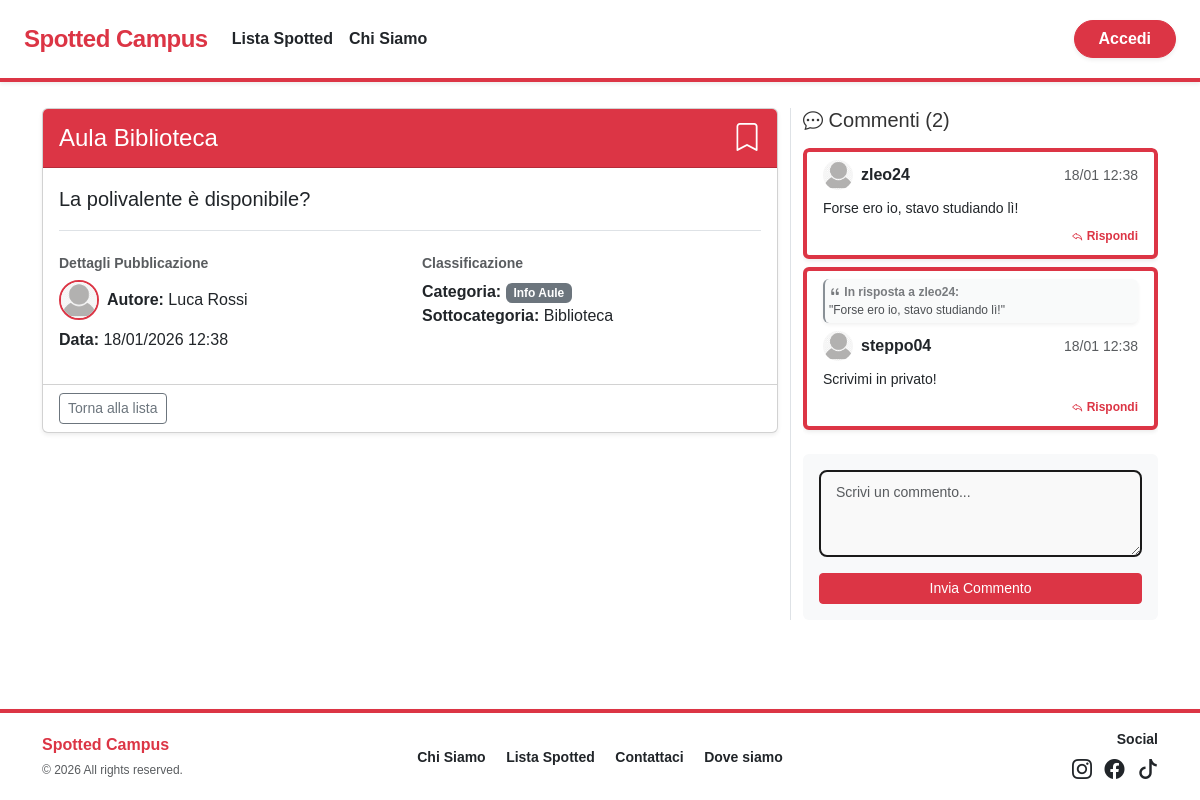
The page /dettaglio-spot.php?id=1 on the database its author committed.
### tables this page shows
CREATE TABLE SPOT (
    idSpot INT AUTO_INCREMENT PRIMARY KEY,
    titolo VARCHAR(255) NOT NULL,
    testo TEXT NOT NULL,
    dataInserimento DATETIME DEFAULT CURRENT_TIMESTAMP,
    stato ENUM('in_attesa', 'approvato', 'rifiutato') DEFAULT 'in_attesa',
    idCategoria INT NOT NULL,
    idSottoCategoria INT,
    usernameUtente VARCHAR(100),
    usernameAdminApprovato VARCHAR(100) NULL, 
    dataApprovazione DATETIME NULL,

    FOREIGN KEY (idCategoria) REFERENCES CATEGORIE(idCategoria),
    FOREIGN KEY (idSottoCategoria) REFERENCES SOTTOCATEGORIE(idSottoCategoria) ON DELETE SET NULL,
    FOREIGN KEY (usernameUtente) REFERENCES UTENTI(username) ON DELETE SET NULL,
    FOREIGN KEY (usernameAdminApprovato) REFERENCES UTENTI(username) ON DELETE SET NULL
);

CREATE TABLE UTENTI (
    username VARCHAR(100) PRIMARY KEY,
    nome VARCHAR(100) NOT NULL,
    cognome VARCHAR(100) NOT NULL,
    password VARCHAR(255) NOT NULL,
    stato ENUM('attivo', 'bloccato') DEFAULT 'attivo',
    idTipo INT NOT NULL, 
    fotoProfilo VARCHAR(255) DEFAULT 'default.png',

    FOREIGN KEY (idTipo) REFERENCES TIPI_UTENTI(idTipo) ON DELETE CASCADE
);

CREATE TABLE CATEGORIE (
    idCategoria INT AUTO_INCREMENT PRIMARY KEY,
    nome VARCHAR(100) UNIQUE NOT NULL
);

CREATE TABLE SOTTOCATEGORIE (
    idSottoCategoria INT AUTO_INCREMENT PRIMARY KEY,
    nome VARCHAR(100) NOT NULL,
    idCategoria INT NOT NULL,

    UNIQUE (nome, idCategoria),
    FOREIGN KEY (idCategoria) REFERENCES CATEGORIE(idCategoria) ON DELETE CASCADE
);

CREATE TABLE COMMENTI (
    idCommento INT AUTO_INCREMENT PRIMARY KEY,
    testo TEXT NOT NULL,
    dataPubblicazione DATETIME DEFAULT CURRENT_TIMESTAMP,
    idSpot INT NOT NULL,
    usernameUtente VARCHAR(100) NOT NULL,
    idCommentoRisposto INT DEFAULT NULL,

    FOREIGN KEY (idSpot) REFERENCES SPOT(idSpot) ON DELETE CASCADE,
    FOREIGN KEY (usernameUtente) REFERENCES UTENTI(username) ON DELETE CASCADE,
    FOREIGN KEY (idCommentoRisposto) REFERENCES COMMENTI(idCommento) ON DELETE CASCADE
);

### dettaglio-spot.php (called while the page is built, shortened)
<?php
require_once 'bootstrap.php';
$templateParams["titolo"] = "Spotted - Dettaglio spot";
$templateParams["nome"] = "spot.php";
$idSpot = $_GET["id"] ?? null;
$templateParams["spot"] = $dbh->getSpotInfo($idSpot);
$templateParams["commenti"] = $dbh->getComments($idSpot);
$templateParams["isPreferito"] = false;
require 'template/base.php';
?>

### db/database.php (called while the page is built, shortened)
<?php
class DatabaseHelper
{
    private $db;
    public function __construct($servername, $username, $password, $dbname, $port)
    {
        $this->db = new mysqli($servername, $username, $password, $dbname, $port);
    }
    public function getSpotInfo($idSpot)
    {
        $query = "SELECT S.*, C.nome AS nomeCategoria, SC.nome AS nomeSottoCategoria,
                        U.nome AS nomeAutore, U.cognome AS cognomeAutore, U.fotoProfilo
                        FROM SPOT S
                        JOIN CATEGORIE C ON S.idCategoria = C.idCategoria
                        LEFT JOIN SOTTOCATEGORIE SC ON S.idSottoCategoria = SC.idSottoCategoria
                        LEFT JOIN UTENTI U ON S.usernameUtente = U.username
                        WHERE S.stato = 'approvato' AND S.idSpot = ?";
        $stmt = $this->db->prepare($query);
        $stmt->bind_param("i", $idSpot);
        $stmt->execute();
        $result = $stmt->get_result();
        return $result->fetch_assoc();
    }
    public function getComments($idSpot)
    {
        $query = "SELECT C1.*, C2.testo AS testoPadre, C2.usernameUtente AS autorePadre, U.fotoProfilo
            FROM COMMENTI C1
            LEFT JOIN COMMENTI C2 ON C1.idCommentoRisposto = C2.idCommento
            JOIN UTENTI U ON C1.usernameUtente = U.username
            WHERE C1.idSpot = ?
            ORDER BY C1.dataPubblicazione ASC";
        $stmt = $this->db->prepare($query);
        $stmt->bind_param("i", $idSpot);
        $stmt->execute();
        $result = $stmt->get_result();
        return $result->fetch_all(MYSQLI_ASSOC);
    }
}
?>

### bootstrap.php (called while the page is built, shortened)
<?php
require_once("db/database.php");
require_once("utils/functions.php");
$dbh = new DatabaseHelper("localhost", "root", "", "spotted", 3306);
?>

### utils/functions.php (called while the page is built, shortened)
<?php
function isUserLoggedIn()
{
    return isset($_SESSION["username"]) && isset($_SESSION["logged"]) && isset($_SESSION["admin"]) && $_SESSION["logged"] && !$_SESSION["admin"];
}
?>

### template/spot.php (the view, shortened to what this page needs)
<section class="container mt-5">
    <div class="row">
        <div class="col-md-8">
            <article class="card shadow-sm mb-4">
                <div class="card-header bg-danger text-white d-flex justify-content-between align-items-center">
                    <h1 class="h4 mb-0"><?php echo htmlspecialchars($templateParams["spot"]["titolo"]); ?></h1>
                    <?php
                    $iconaClass = $templateParams["isPreferito"] ? "bi-bookmark-fill" : "bi-bookmark";
                    $linkDestinazione = "salva-spot.php?id=" . $templateParams['spot']['idSpot'];
                    ?>
                    <a href="<?php echo $linkDestinazione; ?>" class="text-white text-decoration-none"
                        title="<?php echo isUserLoggedIn() ? 'Salva nei preferiti' : 'Accedi per salvare'; ?>">
                        <i class="bi <?php echo $iconaClass; ?> fs-3"></i>
                    </a>
                </div>
                <div class="card-body">
                    <p class="lead border-bottom pb-3">
                        <?php echo htmlspecialchars($templateParams["spot"]["testo"]); ?>
                    </p>
                    <div class="row mt-4">
                        <div class="col-sm-6">
                            <h2 class="h6 text-muted small fw-bold">Dettagli Pubblicazione</h2>
                            <ul class="list-unstyled">
                                <li class="d-flex align-items-center mb-2">
                                    <?php $imgAutore = !empty($templateParams["spot"]["fotoProfilo"]) ? "upload/" . $templateParams["spot"]["fotoProfilo"] : "upload/default.png"; ?>
                                    <img src="<?php echo htmlspecialchars($imgAutore); ?>" alt="Foto Profilo"
                                        class="rounded-circle me-2"
                                        style="width: 40px; height: 40px; object-fit: cover; border: 2px solid #dc3545;">
                                    <span><strong>Autore:</strong>
                                        <?php echo htmlspecialchars($templateParams["spot"]["nomeAutore"] . " " . $templateParams["spot"]["cognomeAutore"]); ?></span>
                                </li>
                                <li><strong>Data:</strong>
                                    <?php echo date("d/m/Y H:i", strtotime($templateParams["spot"]["dataInserimento"])); ?>
                                </li>
                            </ul>
                        </div>
                        <div class="col-sm-6">
                            <h2 class="h6 text-muted small fw-bold">Classificazione</h2>
                            <ul class="list-unstyled">
                                <li><strong>Categoria:</strong> <span
                                        class="badge bg-secondary"><?php echo htmlspecialchars($templateParams["spot"]["nomeCategoria"]); ?></span>
                                </li>
                                <li><strong>Sottocategoria:</strong>
                                    <?php echo htmlspecialchars($templateParams["spot"]["nomeSottoCategoria"] ?? 'Nessuna'); ?>
                                </li>
                            </ul>
                        </div>
                    </div>
                </div>
                <div class="card-footer bg-transparent d-flex justify-content-between align-items-center">
                    <a href="lista-categoria.php" class="btn btn-outline-secondary btn-sm">Torna alla lista</a>
                </div>
            </article>
        </div>
        <div class="col-md-4 border-start">
            <aside>
                <h3 class="h5 mb-3"><i class="bi bi-chat-dots"></i> Commenti
                    (<?php echo count($templateParams["commenti"]); ?>)</h3>
                <div class="list-group mb-3 overflow-auto" style="max-height: 50vh;">
                    <?php if (count($templateParams["commenti"]) > 0): ?>
                        <?php foreach ($templateParams["commenti"] as $commento): ?>
                            <div class="list-group-item border-start border-danger border-4 mb-2 shadow-sm rounded">
                                <?php if (!empty($commento["idCommentoRisposto"])): ?>
                                    <div class="bg-light border-start border-secondary border-2 p-1 mb-2 rounded shadow-sm"
                                        style="font-size: 0.75rem; opacity: 0.8;">
                                        <span class="text-muted fw-bold">
                                            <i class="bi bi-quote"></i> In risposta a
                                            <?php echo htmlspecialchars($commento["autorePadre"] ?? 'utente'); ?>:
                                        </span>
                                        <p class="mb-0 text-truncate italic">
                                            "<?php echo htmlspecialchars($commento["testoPadre"] ?? 'messaggio rimosso'); ?>"
                                        </p>
                                    </div>
                                <?php endif; ?>
                                <div class="d-flex justify-content-between align-items-center mb-2">
                                    <div class="d-flex align-items-center">
                                        <?php $imgCommento = !empty($commento["fotoProfilo"]) ? "upload/" . $commento["fotoProfilo"] : "upload/default.png"; ?>
                                        <img src="<?php echo htmlspecialchars($imgCommento); ?>" alt="Foto" class="rounded-circle me-2" style="width: 30px; height: 30px; object-fit: cover;">
                                        <h4 class="mb-0 fw-bold fs-6"><?php echo htmlspecialchars($commento["usernameUtente"]); ?></h4>
                                    </div>
                                    <small class="text-muted"><?php echo date("d/m H:i", strtotime($commento['dataPubblicazione']));  ?></small>
                                </div>
                                <p class="mb-1 small"><?php echo htmlspecialchars($commento["testo"]); ?></p>
                                <div class="text-end">
                                    <a href="?id=<?php echo $templateParams['spot']['idSpot']; ?>&rspTo=<?php echo $commento['idCommento']; ?>  "
                                        class="text-decoration-none small fw-bold text-danger" style="font-size: 0.75rem;">
                                        <i class="bi bi-reply"></i> Rispondi
                                    </a>
                                </div>
                            </div>
                        <?php endforeach; ?>
                    <?php else: ?>
                        <p class="text-muted">Ancora nessun commento. Sii il primo!</p>
                    <?php endif; ?>
                </div>
                <div class="card card-body bg-light border-0">
                    <form action="aggiungi-commento.php" method="POST">
                        <div class="mb-3">
                            <textarea class="form-control form-control-sm" name="testo" id="commento" rows="3"
                                placeholder="Scrivi un commento..."></textarea>
                        </div>
                        <button type="submit" class="btn btn-danger btn-sm w-100">
                            Invia Commento
                        </button>
                    </form>
                </div>
            </aside>
        </div>
    </div>
</section>

### css/style.css (style rules this page uses)
body { font-family: 'Outfit', sans-serif; background-color: #ffffff; color: #333; margin: 0; }
.form-control { border: 2px solid #1a1a1a; border-radius: 8px; padding: 10px 15px; font-weight: 500; background-color: #f9f9f9; transition: all 0.2s; }

### rows shown on the page
spot: titolo "Aula Biblioteca", testo "La polivalente è disponibile?", usernameUtente.fotoProfilo (placeholder picture), usernameUtente.cognome "Luca Rossi", dataInserimento "18/01/2026 12:38", idCategoria.nome "Info Aule", idSottoCategoria.nome "Biblioteca"
commenti: usernameUtente.fotoProfilo (placeholder picture), usernameUtente "zleo24", dataPubblicazione "18/01 12:38", testo "Forse ero io, stavo studiando lì!"
commenti: idCommentoRisposto.usernameUtente "zleo24", idCommentoRisposto.testo "Forse ero io, stavo studiando lì!", usernameUtente.fotoProfilo (placeholder picture), usernameUtente "steppo04", dataPubblicazione "18/01 12:38", testo "Scrivimi in privato!"

### other values the page prints
count($templateParams["commenti"]) "2"
